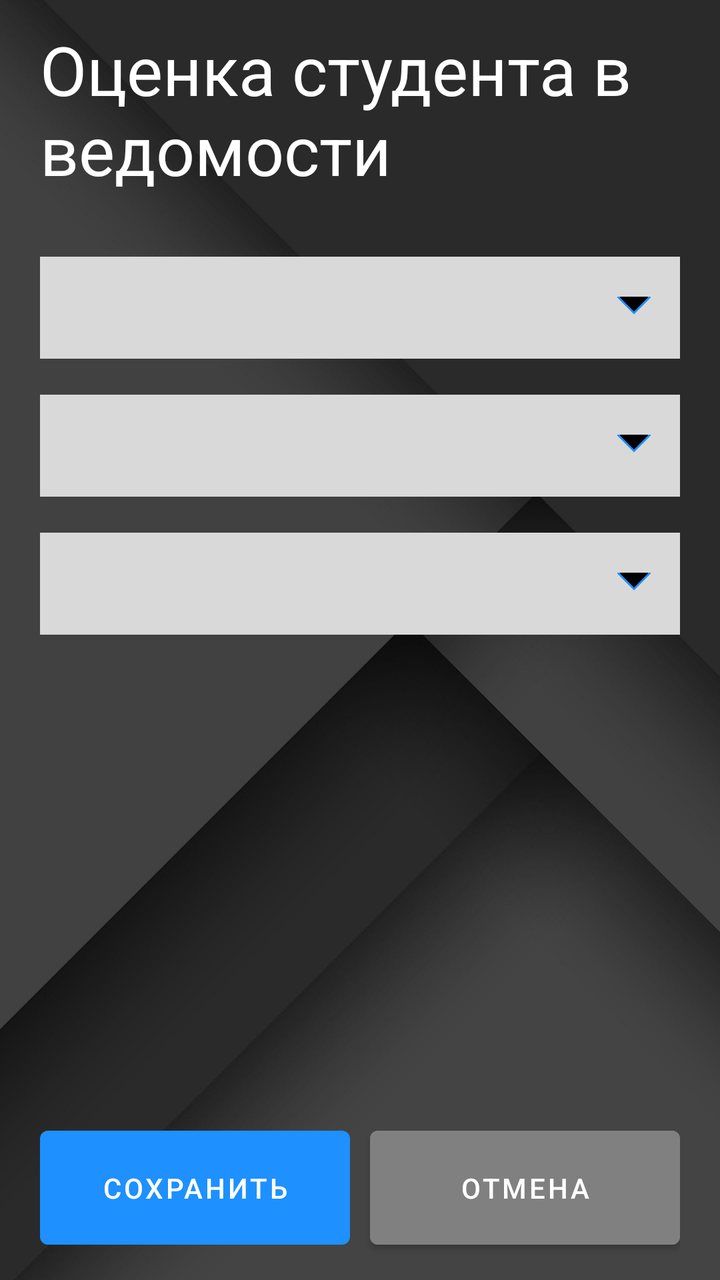
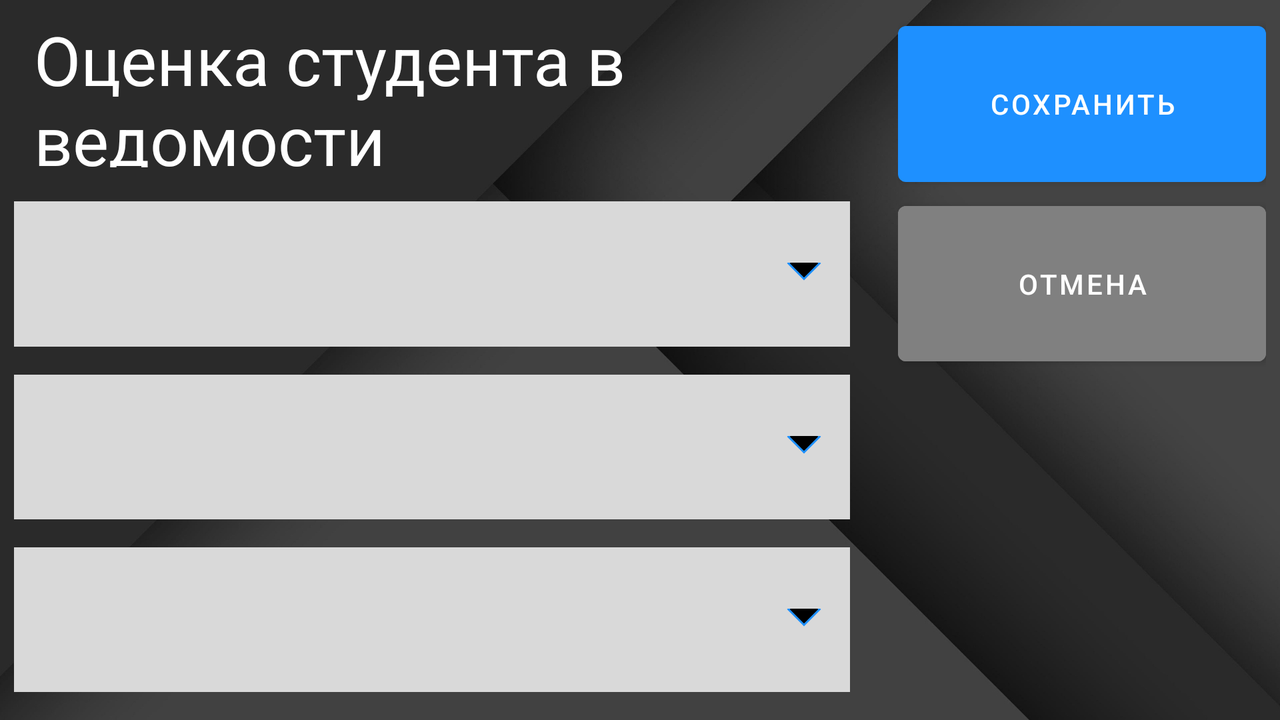

First picture: res/layout/ on a phone held upright. Second picture: the repository's own variant of that layout, on a device whose configuration matches the variant's folder. Source for both follows.
<!-- AndroidManifest.xml: application theme Theme.TeacherApplication -->
<!-- res/layout/fragment_student_statement.xml -->
<?xml version="1.0" encoding="utf-8"?>
<LinearLayout xmlns:android="http://schemas.android.com/apk/res/android"
    xmlns:tools="http://schemas.android.com/tools"
    android:layout_width="match_parent"
    android:layout_height="match_parent"
    android:background="@drawable/main_bg"
    android:orientation="vertical"
    android:paddingLeft="20dp"
    android:paddingTop="12dp"
    android:paddingEnd="20dp"
    android:paddingBottom="12dp"
    tools:context=".StudentStatementFragment">

    <TextView
        android:id="@+id/student_statement_txt"
        android:layout_width="match_parent"
        android:layout_height="match_parent"
        android:layout_marginBottom="10dp"
        android:layout_weight="0.93"
        android:text="@string/student_to_statement_connection_txt"
        android:textAlignment="textStart"
        android:textColor="@color/white"
        android:textSize="34sp"
        android:textStyle="normal" />

    <Spinner
        android:id="@+id/statement_choice"
        android:layout_width="match_parent"
        android:layout_height="match_parent"
        android:layout_marginTop="9dp"
        android:layout_marginBottom="9dp"
        android:layout_weight="1"
        android:background="@drawable/spinner_bg" />

    <Spinner
        android:id="@+id/student_choice"
        android:layout_width="match_parent"
        android:layout_height="match_parent"
        android:layout_marginTop="9dp"
        android:layout_marginBottom="9dp"
        android:background="@drawable/spinner_bg"
        android:layout_weight="1" />

    <Spinner
        android:id="@+id/achievement_choice"
        android:layout_width="match_parent"
        android:layout_height="match_parent"
        android:layout_marginTop="9dp"
        android:layout_marginBottom="9dp"
        android:background="@drawable/spinner_bg"
        android:layout_weight="1" />

    <Space
        android:layout_width="match_parent"
        android:layout_height="match_parent"
        android:layout_weight="0.7" />

    <LinearLayout
        android:layout_width="match_parent"
        android:layout_height="match_parent"
        android:layout_weight="1"
        android:orientation="horizontal">

        <Button
            android:id="@+id/button_save"
            android:layout_width="match_parent"
            android:layout_height="match_parent"
            android:layout_weight="1"
            android:insetRight="5dp"
            android:text="@string/bth_add" />

        <Button
            android:id="@+id/button_cancel"
            android:layout_width="match_parent"
            android:layout_height="match_parent"
            android:layout_weight="1"
            android:backgroundTint="@color/Grey"
            android:insetLeft="5dp"
            android:text="@string/bth_cancel" />
    </LinearLayout>
</LinearLayout>
<!-- resources referenced by this layout -->
<resources>
  <color name="Grey">#808080</color>
  <color name="white">#FFFFFFFF</color>
  <!-- drawable main_bg: jpg bitmap (drawable, 94714 bytes) -->
  <!-- drawable spinner_bg (drawable) -->
  <?xml version="1.0" encoding="utf-8"?>
  <layer-list xmlns:android="http://schemas.android.com/apk/res/android">
      <item>
          <color android:color="@color/LightGrey" />
      </item>
      <item
          android:gravity="center_vertical|right"
          android:right="8dp">
          <layer-list>
              <item
                  android:width="12dp"
                  android:height="12dp"
                  android:gravity="center"
                  android:bottom="10dp">
                  <rotate
                      android:fromDegrees="45"
                      android:toDegrees="45">
                      <shape android:shape="rectangle">
                          <solid android:color="@color/black" />
                          <stroke
                              android:color="@color/DodgerBlue"
                              android:width="1dp"/>
                      </shape>
                  </rotate>
              </item>
              <item
                  android:width="30dp"
                  android:height="10dp"
                  android:bottom="21dp"
                  android:gravity="center">
                  <shape android:shape="rectangle">
                      <solid android:color="@color/LightGrey"/>
                  </shape>
              </item>
          </layer-list>
      </item>
  </layer-list>
  <string name="bth_add">Сохранить</string>
  <string name="bth_cancel">Отмена</string>
  <string name="student_to_statement_connection_txt">Оценка студента в ведомости</string>
  <style name="Theme.TeacherApplication" parent="Theme.MaterialComponents.DayNight.DarkActionBar">
          
          <item name="colorPrimary">@color/DodgerBlue</item>
          <item name="colorPrimaryVariant">@color/RoyalBlue</item>
          <item name="colorOnPrimary">@color/white</item>
          
          <item name="colorSecondary">@color/Grey</item>
          <item name="colorSecondaryVariant">@color/DimGrey</item>
          <item name="colorOnSecondary">@color/black</item>
          
          <item name="android:statusBarColor">?attr/colorPrimaryVariant</item>
          
      </style>
  <color name="LightGrey">#FFD9D9D9</color>
  <color name="black">#FF000000</color>
  <color name="DodgerBlue">#1E90FF</color>
  <color name="RoyalBlue">#4169E1</color>
  <color name="DimGrey">#696969</color>
</resources>
<!-- res/layout-land/fragment_student_statement.xml (the repository's variant of the layout above) -->
<!-- drawn on the phone turned sideways -->
<?xml version="1.0" encoding="utf-8"?>
<LinearLayout xmlns:android="http://schemas.android.com/apk/res/android"
    xmlns:tools="http://schemas.android.com/tools"
    android:layout_width="match_parent"
    android:layout_height="match_parent"
    android:background="@drawable/main_bg_land"
    android:paddingLeft="7dp"
    android:paddingTop="7dp"
    android:paddingEnd="7dp"
    android:paddingBottom="7dp"
    tools:context=".StudentStatementFragment">

    <LinearLayout
        android:layout_width="match_parent"
        android:layout_height="match_parent"
        android:layout_weight="0.5"
        android:orientation="vertical">

        <TextView
            android:id="@+id/student_statement_txt"
            android:layout_width="match_parent"
            android:layout_height="match_parent"
            android:layout_marginStart="10dp"
            android:layout_marginBottom="10dp"
            android:layout_weight="1"
            android:text="@string/student_to_statement_connection_txt"
            android:textAlignment="textStart"
            android:textColor="@color/white"
            android:textSize="34sp"
            android:textStyle="normal" />

        <Spinner
            android:id="@+id/statement_choice"
            android:layout_width="match_parent"
            android:layout_height="match_parent"
            android:layout_marginTop="7dp"
            android:layout_marginEnd="24dp"
            android:layout_marginBottom="7dp"
            android:layout_weight="1"
            android:background="@drawable/spinner_bg" />

        <Spinner
            android:id="@+id/student_choice"
            android:layout_width="match_parent"
            android:layout_height="match_parent"
            android:layout_marginTop="7dp"
            android:layout_marginBottom="7dp"
            android:layout_marginEnd="24dp"
            android:background="@drawable/spinner_bg"
            android:layout_weight="1" />

        <Spinner
            android:id="@+id/achievement_choice"
            android:layout_width="match_parent"
            android:layout_height="match_parent"
            android:layout_marginTop="7dp"
            android:layout_marginBottom="7dp"
            android:layout_marginEnd="24dp"
            android:background="@drawable/spinner_bg"
            android:layout_weight="1" />
    </LinearLayout>

    <LinearLayout
        android:layout_width="match_parent"
        android:layout_height="match_parent"
        android:layout_weight="1.2"
        android:orientation="vertical">

        <Button
            android:id="@+id/button_save"
            android:layout_width="match_parent"
            android:layout_height="match_parent"
            android:layout_weight="1"
            android:text="@string/bth_add" />

        <Button
            android:id="@+id/button_cancel"
            android:layout_width="match_parent"
            android:layout_height="match_parent"
            android:layout_weight="1"
            android:backgroundTint="@color/Grey"
            android:text="@string/bth_cancel" />

        <Space
            android:layout_width="match_parent"
            android:layout_height="match_parent"
            android:layout_weight="0.7" />
    </LinearLayout>
</LinearLayout>
<!-- resources referenced by the variant -->
<!-- as the phone turned sideways resolves them -->
<resources>
  <color name="Grey">#808080</color>
  <color name="white">#FFFFFFFF</color>
  <!-- drawable main_bg_land: jpg bitmap (drawable, 180033 bytes) -->
  <!-- drawable spinner_bg (drawable) -->
  <?xml version="1.0" encoding="utf-8"?>
  <layer-list xmlns:android="http://schemas.android.com/apk/res/android">
      <item>
          <color android:color="@color/LightGrey" />
      </item>
      <item
          android:gravity="center_vertical|right"
          android:right="8dp">
          <layer-list>
              <item
                  android:width="12dp"
                  android:height="12dp"
                  android:gravity="center"
                  android:bottom="10dp">
                  <rotate
                      android:fromDegrees="45"
                      android:toDegrees="45">
                      <shape android:shape="rectangle">
                          <solid android:color="@color/black" />
                          <stroke
                              android:color="@color/DodgerBlue"
                              android:width="1dp"/>
                      </shape>
                  </rotate>
              </item>
              <item
                  android:width="30dp"
                  android:height="10dp"
                  android:bottom="21dp"
                  android:gravity="center">
                  <shape android:shape="rectangle">
                      <solid android:color="@color/LightGrey"/>
                  </shape>
              </item>
          </layer-list>
      </item>
  </layer-list>
  <string name="bth_add">Сохранить</string>
  <string name="bth_cancel">Отмена</string>
  <string name="student_to_statement_connection_txt">Оценка студента в ведомости</string>
  <style name="Theme.TeacherApplication" parent="Theme.MaterialComponents.DayNight.DarkActionBar">
          
          <item name="colorPrimary">@color/DodgerBlue</item>
          <item name="colorPrimaryVariant">@color/RoyalBlue</item>
          <item name="colorOnPrimary">@color/white</item>
          
          <item name="colorSecondary">@color/Grey</item>
          <item name="colorSecondaryVariant">@color/DimGrey</item>
          <item name="colorOnSecondary">@color/black</item>
          
          <item name="android:statusBarColor">?attr/colorPrimaryVariant</item>
          
      </style>
  <color name="LightGrey">#FFD9D9D9</color>
  <color name="black">#FF000000</color>
  <color name="DodgerBlue">#1E90FF</color>
  <color name="RoyalBlue">#4169E1</color>
  <color name="DimGrey">#696969</color>
</resources>
